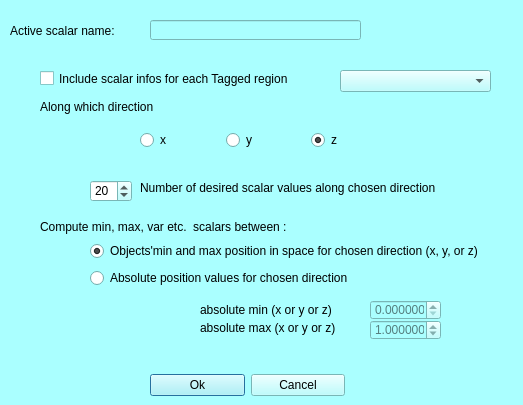
<?xml version="1.0" encoding="UTF-8"?>
<ui version="4.0">
 <class>mqScalarsInfosAlongDirectionDialog</class>
 <widget class="QDialog" name="mqScalarsInfosAlongDirectionDialog">
  <property name="geometry">
   <rect>
    <x>0</x>
    <y>0</y>
    <width>523</width>
    <height>405</height>
   </rect>
  </property>
  <property name="palette">
   <palette>
    <active>
     <colorrole role="WindowText">
      <brush brushstyle="SolidPattern">
       <color alpha="255">
        <red>0</red>
        <green>0</green>
        <blue>0</blue>
       </color>
      </brush>
     </colorrole>
     <colorrole role="Button">
      <brush brushstyle="SolidPattern">
       <color alpha="255">
        <red>170</red>
        <green>255</green>
        <blue>255</blue>
       </color>
      </brush>
     </colorrole>
     <colorrole role="Light">
      <brush brushstyle="SolidPattern">
       <color alpha="255">
        <red>255</red>
        <green>255</green>
        <blue>255</blue>
       </color>
      </brush>
     </colorrole>
     <colorrole role="Midlight">
      <brush brushstyle="SolidPattern">
       <color alpha="255">
        <red>212</red>
        <green>255</green>
        <blue>255</blue>
       </color>
      </brush>
     </colorrole>
     <colorrole role="Dark">
      <brush brushstyle="SolidPattern">
       <color alpha="255">
        <red>85</red>
        <green>127</green>
        <blue>127</blue>
       </color>
      </brush>
     </colorrole>
     <colorrole role="Mid">
      <brush brushstyle="SolidPattern">
       <color alpha="255">
        <red>113</red>
        <green>170</green>
        <blue>170</blue>
       </color>
      </brush>
     </colorrole>
     <colorrole role="Text">
      <brush brushstyle="SolidPattern">
       <color alpha="255">
        <red>0</red>
        <green>0</green>
        <blue>0</blue>
       </color>
      </brush>
     </colorrole>
     <colorrole role="BrightText">
      <brush brushstyle="SolidPattern">
       <color alpha="255">
        <red>255</red>
        <green>255</green>
        <blue>255</blue>
       </color>
      </brush>
     </colorrole>
     <colorrole role="ButtonText">
      <brush brushstyle="SolidPattern">
       <color alpha="255">
        <red>0</red>
        <green>0</green>
        <blue>0</blue>
       </color>
      </brush>
     </colorrole>
     <colorrole role="Base">
      <brush brushstyle="SolidPattern">
       <color alpha="255">
        <red>255</red>
        <green>255</green>
        <blue>255</blue>
       </color>
      </brush>
     </colorrole>
     <colorrole role="Window">
      <brush brushstyle="SolidPattern">
       <color alpha="255">
        <red>170</red>
        <green>255</green>
        <blue>255</blue>
       </color>
      </brush>
     </colorrole>
     <colorrole role="Shadow">
      <brush brushstyle="SolidPattern">
       <color alpha="255">
        <red>0</red>
        <green>0</green>
        <blue>0</blue>
       </color>
      </brush>
     </colorrole>
     <colorrole role="AlternateBase">
      <brush brushstyle="SolidPattern">
       <color alpha="255">
        <red>212</red>
        <green>255</green>
        <blue>255</blue>
       </color>
      </brush>
     </colorrole>
     <colorrole role="ToolTipBase">
      <brush brushstyle="SolidPattern">
       <color alpha="255">
        <red>255</red>
        <green>255</green>
        <blue>220</blue>
       </color>
      </brush>
     </colorrole>
     <colorrole role="ToolTipText">
      <brush brushstyle="SolidPattern">
       <color alpha="255">
        <red>0</red>
        <green>0</green>
        <blue>0</blue>
       </color>
      </brush>
     </colorrole>
     <colorrole role="PlaceholderText">
      <brush brushstyle="NoBrush">
       <color alpha="128">
        <red>0</red>
        <green>0</green>
        <blue>0</blue>
       </color>
      </brush>
     </colorrole>
    </active>
    <inactive>
     <colorrole role="WindowText">
      <brush brushstyle="SolidPattern">
       <color alpha="255">
        <red>0</red>
        <green>0</green>
        <blue>0</blue>
       </color>
      </brush>
     </colorrole>
     <colorrole role="Button">
      <brush brushstyle="SolidPattern">
       <color alpha="255">
        <red>170</red>
        <green>255</green>
        <blue>255</blue>
       </color>
      </brush>
     </colorrole>
     <colorrole role="Light">
      <brush brushstyle="SolidPattern">
       <color alpha="255">
        <red>255</red>
        <green>255</green>
        <blue>255</blue>
       </color>
      </brush>
     </colorrole>
     <colorrole role="Midlight">
      <brush brushstyle="SolidPattern">
       <color alpha="255">
        <red>212</red>
        <green>255</green>
        <blue>255</blue>
       </color>
      </brush>
     </colorrole>
     <colorrole role="Dark">
      <brush brushstyle="SolidPattern">
       <color alpha="255">
        <red>85</red>
        <green>127</green>
        <blue>127</blue>
       </color>
      </brush>
     </colorrole>
     <colorrole role="Mid">
      <brush brushstyle="SolidPattern">
       <color alpha="255">
        <red>113</red>
        <green>170</green>
        <blue>170</blue>
       </color>
      </brush>
     </colorrole>
     <colorrole role="Text">
      <brush brushstyle="SolidPattern">
       <color alpha="255">
        <red>0</red>
        <green>0</green>
        <blue>0</blue>
       </color>
      </brush>
     </colorrole>
     <colorrole role="BrightText">
      <brush brushstyle="SolidPattern">
       <color alpha="255">
        <red>255</red>
        <green>255</green>
        <blue>255</blue>
       </color>
      </brush>
     </colorrole>
     <colorrole role="ButtonText">
      <brush brushstyle="SolidPattern">
       <color alpha="255">
        <red>0</red>
        <green>0</green>
        <blue>0</blue>
       </color>
      </brush>
     </colorrole>
     <colorrole role="Base">
      <brush brushstyle="SolidPattern">
       <color alpha="255">
        <red>255</red>
        <green>255</green>
        <blue>255</blue>
       </color>
      </brush>
     </colorrole>
     <colorrole role="Window">
      <brush brushstyle="SolidPattern">
       <color alpha="255">
        <red>170</red>
        <green>255</green>
        <blue>255</blue>
       </color>
      </brush>
     </colorrole>
     <colorrole role="Shadow">
      <brush brushstyle="SolidPattern">
       <color alpha="255">
        <red>0</red>
        <green>0</green>
        <blue>0</blue>
       </color>
      </brush>
     </colorrole>
     <colorrole role="AlternateBase">
      <brush brushstyle="SolidPattern">
       <color alpha="255">
        <red>212</red>
        <green>255</green>
        <blue>255</blue>
       </color>
      </brush>
     </colorrole>
     <colorrole role="ToolTipBase">
      <brush brushstyle="SolidPattern">
       <color alpha="255">
        <red>255</red>
        <green>255</green>
        <blue>220</blue>
       </color>
      </brush>
     </colorrole>
     <colorrole role="ToolTipText">
      <brush brushstyle="SolidPattern">
       <color alpha="255">
        <red>0</red>
        <green>0</green>
        <blue>0</blue>
       </color>
      </brush>
     </colorrole>
     <colorrole role="PlaceholderText">
      <brush brushstyle="NoBrush">
       <color alpha="128">
        <red>0</red>
        <green>0</green>
        <blue>0</blue>
       </color>
      </brush>
     </colorrole>
    </inactive>
    <disabled>
     <colorrole role="WindowText">
      <brush brushstyle="SolidPattern">
       <color alpha="255">
        <red>85</red>
        <green>127</green>
        <blue>127</blue>
       </color>
      </brush>
     </colorrole>
     <colorrole role="Button">
      <brush brushstyle="SolidPattern">
       <color alpha="255">
        <red>170</red>
        <green>255</green>
        <blue>255</blue>
       </color>
      </brush>
     </colorrole>
     <colorrole role="Light">
      <brush brushstyle="SolidPattern">
       <color alpha="255">
        <red>255</red>
        <green>255</green>
        <blue>255</blue>
       </color>
      </brush>
     </colorrole>
     <colorrole role="Midlight">
      <brush brushstyle="SolidPattern">
       <color alpha="255">
        <red>212</red>
        <green>255</green>
        <blue>255</blue>
       </color>
      </brush>
     </colorrole>
     <colorrole role="Dark">
      <brush brushstyle="SolidPattern">
       <color alpha="255">
        <red>85</red>
        <green>127</green>
        <blue>127</blue>
       </color>
      </brush>
     </colorrole>
     <colorrole role="Mid">
      <brush brushstyle="SolidPattern">
       <color alpha="255">
        <red>113</red>
        <green>170</green>
        <blue>170</blue>
       </color>
      </brush>
     </colorrole>
     <colorrole role="Text">
      <brush brushstyle="SolidPattern">
       <color alpha="255">
        <red>85</red>
        <green>127</green>
        <blue>127</blue>
       </color>
      </brush>
     </colorrole>
     <colorrole role="BrightText">
      <brush brushstyle="SolidPattern">
       <color alpha="255">
        <red>255</red>
        <green>255</green>
        <blue>255</blue>
       </color>
      </brush>
     </colorrole>
     <colorrole role="ButtonText">
      <brush brushstyle="SolidPattern">
       <color alpha="255">
        <red>85</red>
        <green>127</green>
        <blue>127</blue>
       </color>
      </brush>
     </colorrole>
     <colorrole role="Base">
      <brush brushstyle="SolidPattern">
       <color alpha="255">
        <red>170</red>
        <green>255</green>
        <blue>255</blue>
       </color>
      </brush>
     </colorrole>
     <colorrole role="Window">
      <brush brushstyle="SolidPattern">
       <color alpha="255">
        <red>170</red>
        <green>255</green>
        <blue>255</blue>
       </color>
      </brush>
     </colorrole>
     <colorrole role="Shadow">
      <brush brushstyle="SolidPattern">
       <color alpha="255">
        <red>0</red>
        <green>0</green>
        <blue>0</blue>
       </color>
      </brush>
     </colorrole>
     <colorrole role="AlternateBase">
      <brush brushstyle="SolidPattern">
       <color alpha="255">
        <red>170</red>
        <green>255</green>
        <blue>255</blue>
       </color>
      </brush>
     </colorrole>
     <colorrole role="ToolTipBase">
      <brush brushstyle="SolidPattern">
       <color alpha="255">
        <red>255</red>
        <green>255</green>
        <blue>220</blue>
       </color>
      </brush>
     </colorrole>
     <colorrole role="ToolTipText">
      <brush brushstyle="SolidPattern">
       <color alpha="255">
        <red>0</red>
        <green>0</green>
        <blue>0</blue>
       </color>
      </brush>
     </colorrole>
     <colorrole role="PlaceholderText">
      <brush brushstyle="NoBrush">
       <color alpha="128">
        <red>0</red>
        <green>0</green>
        <blue>0</blue>
       </color>
      </brush>
     </colorrole>
    </disabled>
   </palette>
  </property>
  <property name="windowTitle">
   <string>Scalars: save infos (Mean, Variance etc...) along direction</string>
  </property>
  <widget class="QWidget" name="layoutWidget">
   <property name="geometry">
    <rect>
     <x>150</x>
     <y>370</y>
     <width>195</width>
     <height>30</height>
    </rect>
   </property>
   <layout class="QHBoxLayout" name="horizontalLayout_2">
    <item>
     <widget class="QPushButton" name="ok">
      <property name="text">
       <string>Ok</string>
      </property>
     </widget>
    </item>
    <item>
     <widget class="QPushButton" name="cancel">
      <property name="text">
       <string>Cancel</string>
      </property>
     </widget>
    </item>
   </layout>
  </widget>
  <widget class="QLineEdit" name="activeScalarName">
   <property name="enabled">
    <bool>false</bool>
   </property>
   <property name="geometry">
    <rect>
     <x>150</x>
     <y>20</y>
     <width>211</width>
     <height>20</height>
    </rect>
   </property>
   <property name="text">
    <string/>
   </property>
  </widget>
  <widget class="QLabel" name="label_2">
   <property name="geometry">
    <rect>
     <x>10</x>
     <y>14</y>
     <width>121</width>
     <height>33</height>
    </rect>
   </property>
   <property name="text">
    <string>Active scalar name:</string>
   </property>
  </widget>
  <widget class="QCheckBox" name="includeTags">
   <property name="geometry">
    <rect>
     <x>40</x>
     <y>70</y>
     <width>281</width>
     <height>17</height>
    </rect>
   </property>
   <property name="text">
    <string>Include scalar infos for each Tagged region</string>
   </property>
  </widget>
  <widget class="QComboBox" name="comboTags">
   <property name="geometry">
    <rect>
     <x>340</x>
     <y>70</y>
     <width>151</width>
     <height>22</height>
    </rect>
   </property>
  </widget>
  <widget class="QWidget" name="horizontalLayoutWidget">
   <property name="geometry">
    <rect>
     <x>140</x>
     <y>120</y>
     <width>251</width>
     <height>41</height>
    </rect>
   </property>
   <layout class="QHBoxLayout" name="horizontalLayout">
    <item>
     <widget class="QRadioButton" name="radioX">
      <property name="text">
       <string>x</string>
      </property>
     </widget>
    </item>
    <item>
     <widget class="QRadioButton" name="radioY">
      <property name="text">
       <string>y</string>
      </property>
     </widget>
    </item>
    <item>
     <widget class="QRadioButton" name="radioZ">
      <property name="text">
       <string>z</string>
      </property>
      <property name="checked">
       <bool>true</bool>
      </property>
     </widget>
    </item>
   </layout>
  </widget>
  <widget class="QLabel" name="label_3">
   <property name="geometry">
    <rect>
     <x>40</x>
     <y>90</y>
     <width>161</width>
     <height>33</height>
    </rect>
   </property>
   <property name="text">
    <string>Along which direction</string>
   </property>
  </widget>
  <widget class="QLabel" name="label_4">
   <property name="geometry">
    <rect>
     <x>200</x>
     <y>300</y>
     <width>151</width>
     <height>20</height>
    </rect>
   </property>
   <property name="text">
    <string>absolute min (x or y or z)</string>
   </property>
  </widget>
  <widget class="QDoubleSpinBox" name="absoluteMax">
   <property name="enabled">
    <bool>false</bool>
   </property>
   <property name="geometry">
    <rect>
     <x>370</x>
     <y>320</y>
     <width>71</width>
     <height>20</height>
    </rect>
   </property>
   <property name="decimals">
    <number>6</number>
   </property>
   <property name="value">
    <double>1.000000000000000</double>
   </property>
  </widget>
  <widget class="QDoubleSpinBox" name="absoluteMin">
   <property name="enabled">
    <bool>false</bool>
   </property>
   <property name="geometry">
    <rect>
     <x>370</x>
     <y>300</y>
     <width>71</width>
     <height>20</height>
    </rect>
   </property>
   <property name="decimals">
    <number>6</number>
   </property>
  </widget>
  <widget class="QLabel" name="label_5">
   <property name="geometry">
    <rect>
     <x>200</x>
     <y>320</y>
     <width>151</width>
     <height>16</height>
    </rect>
   </property>
   <property name="text">
    <string>absolute max (x or y or z)</string>
   </property>
  </widget>
  <widget class="QSpinBox" name="numValues">
   <property name="geometry">
    <rect>
     <x>90</x>
     <y>180</y>
     <width>42</width>
     <height>22</height>
    </rect>
   </property>
   <property name="minimum">
    <number>1</number>
   </property>
   <property name="maximum">
    <number>1000</number>
   </property>
   <property name="value">
    <number>20</number>
   </property>
  </widget>
  <widget class="QLabel" name="label_6">
   <property name="geometry">
    <rect>
     <x>140</x>
     <y>180</y>
     <width>341</width>
     <height>16</height>
    </rect>
   </property>
   <property name="text">
    <string>Number of desired scalar values along chosen direction</string>
   </property>
  </widget>
  <widget class="QLabel" name="label_7">
   <property name="geometry">
    <rect>
     <x>40</x>
     <y>210</y>
     <width>291</width>
     <height>33</height>
    </rect>
   </property>
   <property name="text">
    <string>Compute min, max, var etc.  scalars between :</string>
   </property>
  </widget>
  <widget class="QWidget" name="verticalLayoutWidget">
   <property name="geometry">
    <rect>
     <x>90</x>
     <y>240</y>
     <width>429</width>
     <height>51</height>
    </rect>
   </property>
   <layout class="QVBoxLayout" name="verticalLayout">
    <item>
     <widget class="QRadioButton" name="relMinMax">
      <property name="text">
       <string>Objects'min and max position in space for chosen direction (x, y, or z)</string>
      </property>
      <property name="checked">
       <bool>true</bool>
      </property>
     </widget>
    </item>
    <item>
     <widget class="QRadioButton" name="absMinMax">
      <property name="text">
       <string>Absolute position values for chosen direction </string>
      </property>
     </widget>
    </item>
   </layout>
  </widget>
 </widget>
 <resources>
  <include location="../Icons/icons.qrc"/>
  <include location="../Icons/icons.qrc"/>
 </resources>
 <connections/>
</ui>
